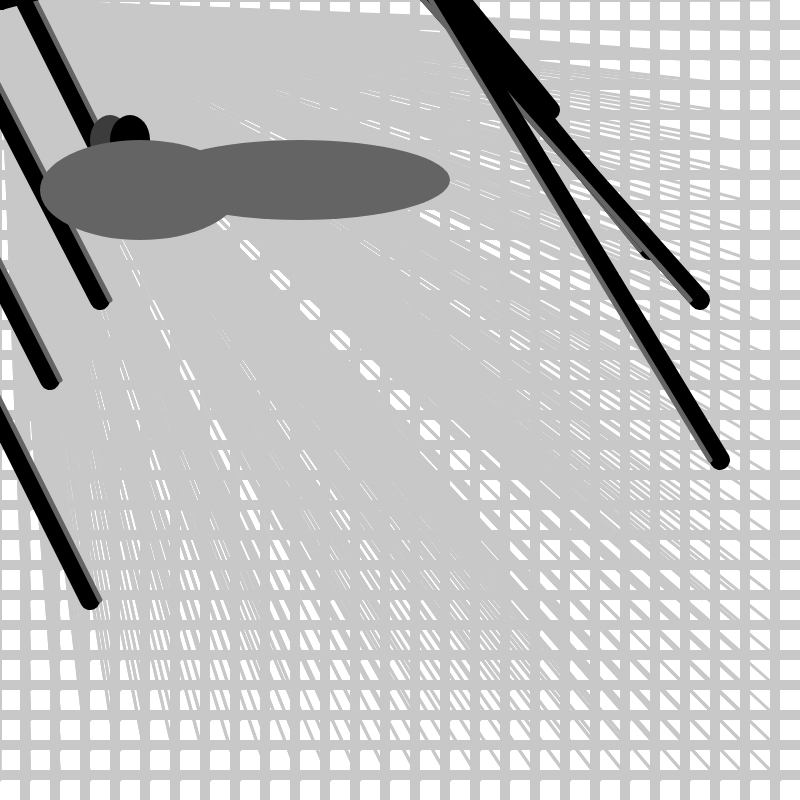
Frame 1 (no input)
Frame 60 (no input): identical to frame 1, image omitted
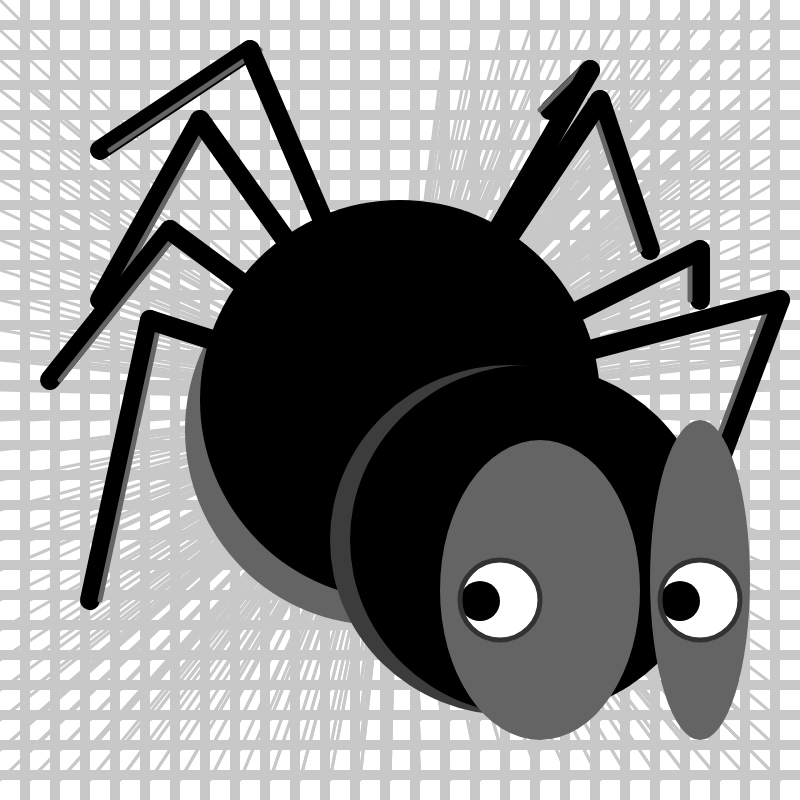
Frame 120 (the mouse pressed at the canvas centre since frame 60)

The p5.js sketch that drew these frames (run headless with seeded random() and noise() and a simulated clock; from frame 60 on, the mouse is pressed at the canvas centre):

// p5.js sketch
// ── sketch.js
function setup() {
  createCanvas(800,800);

 
  
}


function draw() {
background(200);
  
 
//web- background
 for(x=0; x<=width ;x+=30){
for(y=0; y <= height; y +=30){

  


strokeWeight(3)
  stroke(200)
// line(x+5,y, mouseX, mouseY);
  
// stroke(230)
//   strokeWeight(3)
line(x , y, mouseX, mouseY);

  fill(400);
  noStroke();
rect(x, y, 20, 20);
  //shadow of lines
  strokeWeight(3)
  stroke(200)
 
line(y, x, mouseX, mouseY);
}
}
 
 


     //body shadow
  fill(100)
  noStroke();
  ellipse(mouseX - 20, mouseY + 30, mouseX - 10, mouseY -10)
  
   //legs
  //top left
  noFill();
  strokeWeight(20);
  stroke(0)
 line(mouseX-150,mouseY-350,100 ,150)
   //shadow
    strokeWeight(5);
  stroke(100)
  line(mouseX-140,mouseY-350, 110,150)
    //line
   noFill();
  strokeWeight(20);
  stroke(0)
  line(mouseX-150, mouseY-350, mouseX, mouseY)
  
  
  //middle left
  line(mouseX-200,mouseY-280,100, 300);
  //shadow
    strokeWeight(5);
  stroke(100)
  line(mouseX-190,mouseY-280, 110,300)
    //line
   noFill();
  strokeWeight(20);
  stroke(0)
  line(mouseX-200, mouseY-280, mouseX, mouseY);
  
  
  //3rd left
  line(mouseX-230, mouseY-170, 50, 380);
  //shadow
    strokeWeight(5);
  stroke(100)
  line(mouseX-220,mouseY-170, 60,380)
    //line
   noFill();
  strokeWeight(20);
  stroke(0)
  line(mouseX-230, mouseY-170, mouseX, mouseY);
  
  //left bottom
  line(mouseX-250,mouseY-80, 90, 600);
     //shadow
  strokeWeight(5);
  stroke(100)
  line(mouseX-240,mouseY-80, 100,600)
    //line
   noFill();
  strokeWeight(20);
  stroke(0)
  line(mouseX-250, mouseY-80, mouseX, mouseY);
    //top right
//line
  line(mouseX +190, mouseY -330, 550, 110)
 
   noFill();
    //shadow
  strokeWeight(5);
  stroke(100)
    line(mouseX +180, mouseY -330, 540, 110);
  //line
  noFill();
  strokeWeight(20);
  stroke(0)
   line(mouseX +190, mouseY -330, mouseX,mouseY);
  //top right
  
  line(mouseX+200, mouseY -300,650, 250);
   //shadow
  strokeWeight(5);
  stroke(100)
  line(mouseX + 190, mouseY - 300,640, 250)
    //line
   noFill();
  strokeWeight(20);
  stroke(0)
  line(mouseX+200, mouseY-300, mouseX, mouseY);
  
  
  //2nd right
  line(mouseX+300,mouseY-150, 700,300);
   //shadow
  strokeWeight(5);
  stroke(100)
  line(mouseX + 290, mouseY -150, 690, 300)
  //line
   noFill();
  strokeWeight(20);
  stroke(0)
  line(mouseX+300,mouseY-150, mouseX, mouseY);

  //3rd right
  //line
  line(mouseX+380,mouseY-100, 720, 460);
   //shadow
  strokeWeight(5);
  stroke(100)
   line(mouseX+370,mouseY -100, 710, 460)
   //line
  noFill();
  strokeWeight(20);
  stroke(0)
  line(mouseX+380, mouseY-100, mouseX, mouseY);
  

  
  //Moving Circle-Center Body

  noStroke();
  fill(0);
ellipse(mouseX, mouseY, mouseX, mouseY);
  
  
    //head shadow
 fill(60)
  ellipse(mouseX +110, mouseY+140,mouseX -40, mouseY-50);
  fill(0)
  ellipse(mouseX +130, mouseY+140,mouseX -40, mouseY-50);
  //head 
  // noStroke()
  fill(100)
  ellipse(mouseX +140, mouseY +190, mouseX-200, mouseY-100);
  ellipse(mouseX+300, mouseY+180, mouseX-300, mouseY -80)
 
  //eyes, white
  fill(300);
  ellipse(mouseX+300,mouseY+200, mouseX/5, mouseY/5);
  ellipse(mouseX+100, mouseY+200, mouseX/5, mouseY/5);
   //pupila
  noStroke();
  fill(0);
  ellipse(mouseX +280, mouseY +201, mouseX/10, mouseY/10);
  ellipse(mouseX +80, mouseY +201, mouseX/10, mouseY/10);
  //grey outline
  stroke(50)
  noFill();
  strokeWeight(5);
  ellipse(mouseX+300, mouseY+200, mouseX/5, mouseY/5);
  ellipse(mouseX+100, mouseY+200, mouseX/5, mouseY/5);
 
  

  


}
